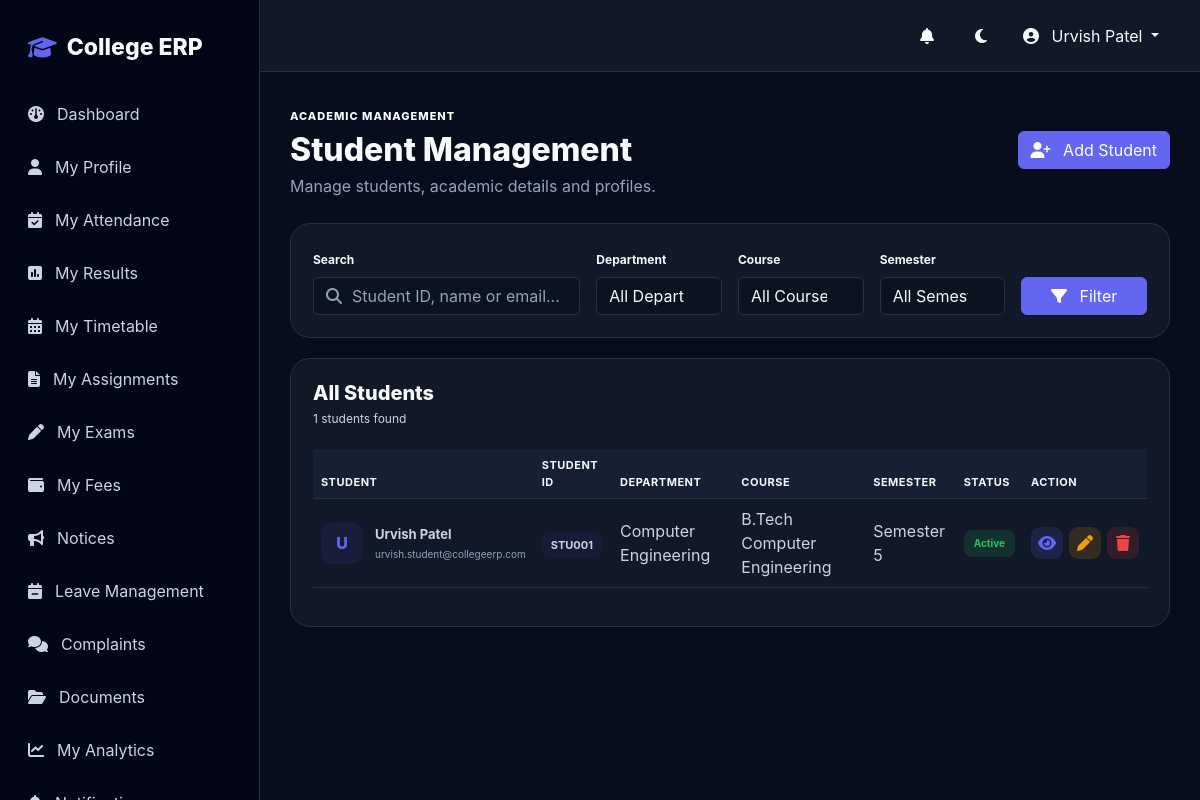
The app's page /students/ (signed in), older data.
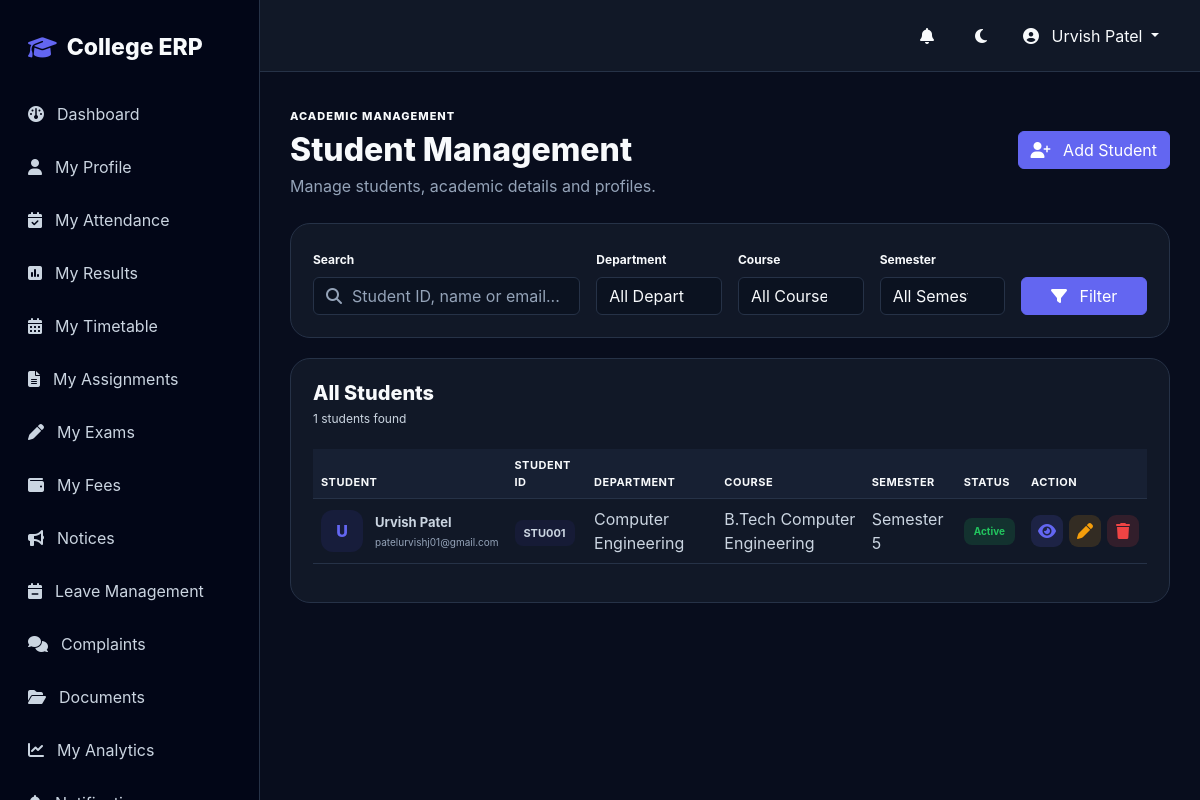
The same page, newer data.
### students/models.py (models this page shows, shortened)
class Student(models.Model):
    GENDER_CHOICES = [
        ("MALE", "Male"),
        ("FEMALE", "Female"),
        ("OTHER", "Other"),
    ]
    user = models.OneToOneField(
        User,
        on_delete=models.CASCADE,
        related_name="student_profile",
        blank=True,
        null=True,
    )
    student_id = models.CharField(
        max_length=30,
        unique=True
    )
    profile_photo = models.ImageField(
        upload_to="students/",
        blank=True,
        null=True
    )
    first_name = models.CharField(max_length=100)
    last_name = models.CharField(max_length=100)
    email = models.EmailField()
    phone = models.CharField(
        max_length=15,
        blank=True
    )
    date_of_birth = models.DateField(
        blank=True,
        null=True
    )
    gender = models.CharField(
        max_length=10,
        choices=GENDER_CHOICES,
        blank=True
    )
    address = models.TextField(
        blank=True
    )
    guardian_name = models.CharField(
        max_length=150,
        blank=True
    )
    guardian_phone = models.CharField(
        max_length=15,
        blank=True
    )
    department = models.ForeignKey(
        Department,
        on_delete=models.PROTECT,
        related_name="students"
    )
    course = models.ForeignKey(
        Course,
        on_delete=models.PROTECT,
        related_name="students"
    )
    semester = models.ForeignKey(
        Semester,
        on_delete=models.PROTECT,
        related_name="students"
    )
    academic_year = models.ForeignKey(
        AcademicYear,
        on_delete=models.PROTECT,
        related_name="students"
    )
    admission_date = models.DateField(
        auto_now_add=True
    )
    is_active = models.BooleanField(
        default=True
    )
    created_at = models.DateTimeField(
        auto_now_add=True
    )
    updated_at = models.DateTimeField(
        auto_now=True
    )
    class Meta:
        ordering = ["student_id"]
    @property
    def full_name(self):
        return f"{self.first_name} {self.last_name}".strip()

### academics/models.py (models this page shows, shortened)
class Department(models.Model):
    name = models.CharField(max_length=150)
    code = models.CharField(max_length=20, unique=True)
    description = models.TextField(blank=True)
    hod_name = models.CharField(max_length=150, blank=True)
    is_active = models.BooleanField(default=True)
    class Meta:
        ordering = ["name"]

class Course(models.Model):
    department = models.ForeignKey(
        Department,
        on_delete=models.CASCADE,
        related_name="courses"
    )
    name = models.CharField(max_length=150)
    code = models.CharField(max_length=30, unique=True)
    duration_years = models.PositiveIntegerField(default=4)
    description = models.TextField(blank=True)
    is_active = models.BooleanField(default=True)
    class Meta:
        ordering = ["name"]

class Semester(models.Model):
    name = models.CharField(max_length=50)
    number = models.PositiveIntegerField()
    is_active = models.BooleanField(default=False)
    class Meta:
        ordering = ["number"]

### students/views.py (the view, shortened to what this page needs)
@login_required
def student_list(request):
    role = get_user_role(request.user)
    if role == "STUDENT":
        student = Student.objects.filter(
            user=request.user,
            is_active=True
        ).select_related(
            "department",
            "course",
            "semester",
            "academic_year",
        ).first()
        if not student:
            messages.error(
                request,
                "Student profile not found."
            )
            return redirect("dashboard")
        return render(
            request,
            "students/student_list.html",
            {
                "students": [student],
                "student_only": True,
                "search": "",
                "departments": [],
                "courses": [],
                "semesters": [],
            }
        )

### notifications/context_processors.py (called while the page is built)
def unread_notifications(request):
    if request.user.is_authenticated:
        count = Notification.objects.filter(recipient=request.user, is_read=False).count()
        return {"unread_notifications_count": count}
    return {"unread_notifications_count": 0}

### students/views.py (called while the page is built)
def get_user_role(user):
    if user.is_superuser:
        return "ADMIN"
    profile = getattr(user, "profile", None)
    if profile:
        return profile.role
    if Student.objects.filter(
        user=user
    ).exists():
        return "STUDENT"
    return None

### templates/students/student_list.html (shortened to what the changed rows need)
{% extends "base.html" %}
{% block content %}
<div class="page-header" data-aos="fade-down">
    <div>
        <h2>
            Student Management
        </h2>
    </div>
</div>
<div
    class="student-card"
    data-aos="fade-up"
>
    <div class="table-responsive">
        <table class="table student-table align-middle">
            <thead>
                <tr>
                    <th>
                        Student
                    </th>
                    <th>
                        Student ID
                    </th>
                    <th>
                        Department
                    </th>
                    <th>
                        Course
                    </th>
                    <th>
                        Semester
                    </th>
                    <th>
                        Status
                    </th>
                    <th>
                        Action
                    </th>
                </tr>
            </thead>
            <tbody>
                {% for student in students %}
                <tr>
                    <td>
                        <div class="student-info">
                            {% if student.profile_photo %}
                                <img
                                    src="{{ student.profile_photo.url }}"
                                    class="student-avatar"
                                >
                            {% else %}
                                <div class="student-avatar initials">
                                    {{ student.first_name|first|upper }}
                                </div>
                            {% endif %}
                            <div>
                                <strong>
                                    {{ student.full_name }}
                                </strong>
                                <small>
                                    {{ student.email }}
                                </small>
                            </div>
                        </div>
                    </td>
                    <td>
                        <span class="student-id">
                            {{ student.student_id }}
                        </span>
                    </td>
                    <td>
                        {{ student.department.name }}
                    </td>
                    <td>
                        {{ student.course.name }}
                    </td>
                    <td>
                        {{ student.semester.name }}
                    </td>
                    <td>
                        {% if student.is_active %}
                            <span class="status active">
                                Active
                            </span>
                        {% else %}
                            <span class="status inactive">
                                Inactive
                            </span>
                        {% endif %}
                    </td>
                    <td>
                        <div class="action-buttons">
                            <a
                                href="{% url 'student_detail' student.pk %}"
                                class="action-btn view"
                                title="View"
                            >
                                <i class="fa-solid fa-eye"></i>
                            </a>
                            <a
                                href="{% url 'student_update' student.pk %}"
                                class="action-btn edit"
                                title="Edit"
                            >
                                <i class="fa-solid fa-pen"></i>
                            </a>
                            <a
                                href="{% url 'student_delete' student.pk %}"
                                class="action-btn delete"
                                title="Delete"
                            >
                                <i class="fa-solid fa-trash"></i>
                            </a>
                        </div>
                    </td>
                </tr>
                {% endfor %}
            </tbody>
        </table>
    </div>
</div>
{% endblock %}

Row changes from the older to the newer data that the page shows:
changed Student "Urvish Patel": email "urvish.student@collegeerp.com" → "patelurvishj01@gmail.com"
